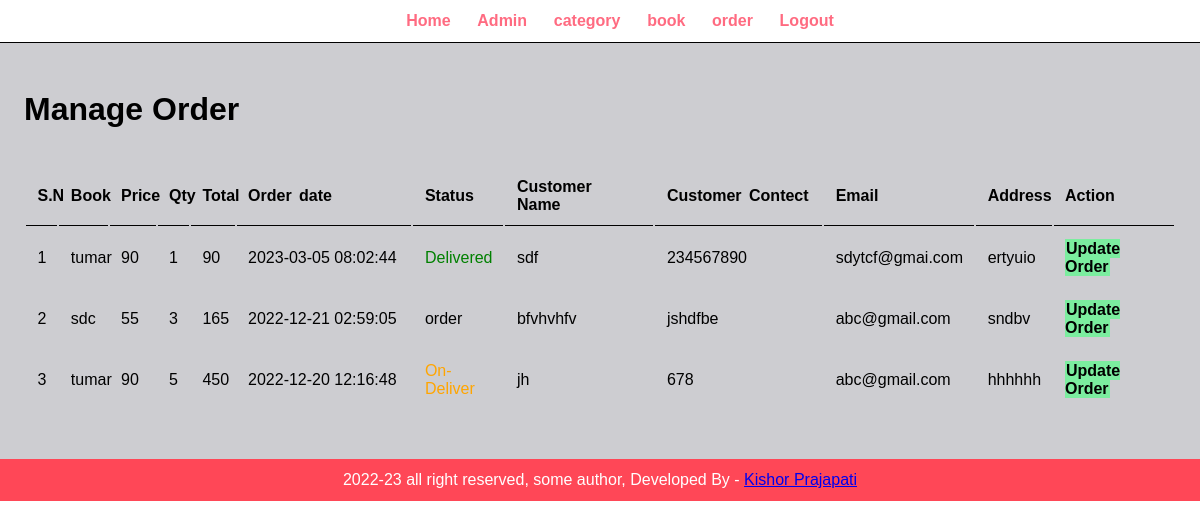
The app's page /admin/m-o.php (signed in) with its own data.
### tables this page shows
CREATE TABLE `order` (
  `id` int(10) UNSIGNED NOT NULL,
  `book` varchar(150) NOT NULL,
  `price` varchar(255) NOT NULL,
  `qty` decimal(10,0) NOT NULL,
  `total` varchar(255) NOT NULL,
  `order_date` datetime NOT NULL,
  `status` varchar(10) NOT NULL,
  `customer_name` varchar(10) NOT NULL,
  `customer_contect` varchar(20) NOT NULL,
  `customer_email` varchar(150) NOT NULL,
  `customer_address` varchar(255) NOT NULL
);

### admin/m-o.php (the view, shortened to what this page needs)
<?php include("p/menu.php")   ?>
<div class='main'>
    <div class="wrapper">
    <h1>Manage Order</h1>
    <br><br>
        <table class="tbl">
            <tr>
                <th>S.N</th>
                <th>Book</th>
                <th>Price</th>
                <th>Qty</th>
                <th>Total</th>
                <th>Order date</th>
                <th>Status</th>
                <th>Customer Name</th>
                <th>Customer Contect</th>
                <th>Email</th>
                <th>Address</th>
                <th>Action</th>
            </tr>
            <?php
                    $sql = "SELECT * FROM `order` WHERE 1
                    ORDER BY  id DESC";
                    $res = mysqli_query($conn, $sql);
                    $count = mysqli_num_rows($res);
                    $sn=1;
                    if($count>0){
                        while($row = mysqli_fetch_assoc($res)){
                            $id = $row['id'];
                            $book = $row['book'];
                            $price = $row['price'];
                            $qty = $row['qty'];
                            $total = $row['total'];
                            $order_date = $row['order_date'];
                            $status = $row['status'];
                            $customer_name = $row['customer_name'];
                            $customer_contect = $row['customer_contect'];
                            $customer_email = $row['customer_email'];
                            $customer_address = $row['customer_address'];
                            ?>
                    <tr>
                        <td><?php echo $sn++;  ?></td>
                        <td><?php echo $book;   ?></td>
                        <td><?php echo $price;   ?></td>
                        <td><?php echo $qty;   ?></td>
                        <td><?php echo $total;   ?></td>
                        <td><?php echo $order_date;   ?></td>
                        <td><?php
                        if($status=="order"){
                            echo "<lable  style='color:black;'>$status</lable>";
                        } elseif($status=="On-Delivery"){
                            echo "<label style='color : orange'>$status</label>";
                        }
                        elseif($status=="Delivered"){
                            echo "<lable style='color: green;'>$status</lable>";
                        }elseif($status=="Canclled"){
                            echo "<lable style='color:red;'>$status</lable>";
                        }else{
                            echo "<lable style='color:orange;'>$status</lable>";
                        }
                        ?></td>
                        <td><?php echo $customer_name;   ?></td>
                        <td><?php echo $customer_contect;   ?></td>
                        <td><?php echo $customer_email;   ?></td>
                        <td><?php echo $customer_address;   ?></td>
                        <td>
                            <a href="<?php echo SIT;?>admin/u-o1.php?id=<?php echo $id; ?>" class=" btn-s">Update Order</a>
                        </td>
                    </tr>
                            <?php
                        }
                    }else{
                        echo "<tr><td colspan='12' class='e'>Order not avaliable</td></tr>";
                    }
?>
        </table>
</div>
</div>
<?PHP INCLUDE('p/f.php'); ?>

### css/admin.css (style rules this page uses)
* { margin:0; font-family:Arial, Helvetica, sans-serif; }
.wrapper { padding:1%; width:96%; margin:0 auto; }
.main { background-color: #cdcdd1; padding:3% 0; width:100%; }
.tbl { width:100%; }
table tr th { border-bottom:1.5px solid black; padding:1%; text-align:left; word-spacing: 3px; }
table tr td { padding:1%; }
.btn-s { background-color:#7bed9f; text-decoration:none; padding:1%; color:black; font-weight:bold; cursor:pointer; }

### records on screen
order: book "tumar", price "90", qty "1", total "90", order_date "2023-03-05 08:02:44", status "Delivered", customer_name "sdf", customer_contect "234567890", customer_email "sdytcf@gmai.com", customer_address "ertyuio"
order: book "sdc", price "55", qty "3", total "165", order_date "2022-12-21 02:59:05", status "order", customer_name "bfvhvhfv", customer_contect "jshdfbe", customer_email "abc@gmail.com", customer_address "sndbv"
order: book "tumar", price "90", qty "5", total "450", order_date "2022-12-20 12:16:48", status "On-Deliver", customer_name "jh", customer_contect "678", customer_email "abc@gmail.com", customer_address "hhhhhh"
